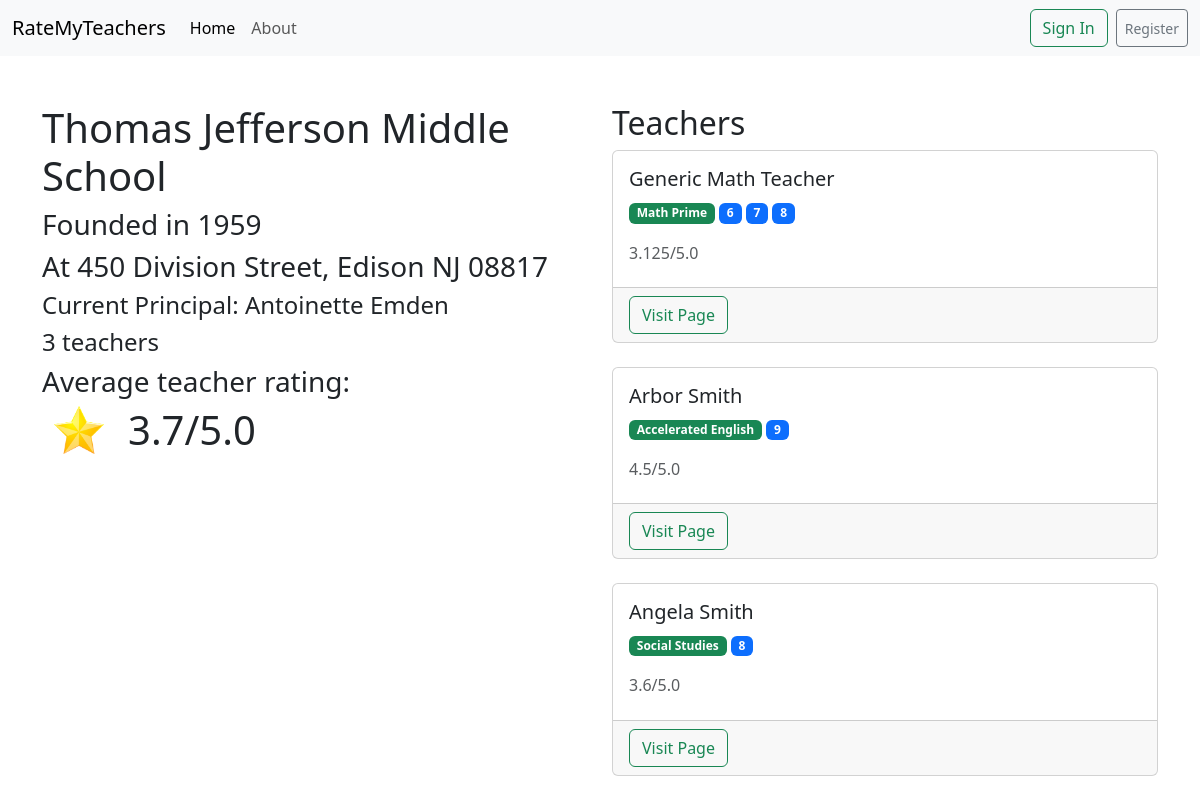
The page /info/school/1 on the database its author committed.
### school_teachers/models.py (models this page shows, shortened)
class School(models.Model):
    name = models.CharField(max_length=200)
    teachers = models.ManyToManyField('Teacher', blank=True, related_name='teachers')
    year_founded = models.IntegerField(blank=True)
    address = models.CharField(max_length=400, blank=True)
    principal = models.CharField(max_length=200, blank=True)

class Teacher(models.Model):
    name = models.CharField(max_length=200)
    teaching = models.CharField(max_length=200, blank=True)
    classes = models.JSONField(blank=True, default=list)
    grades = models.JSONField(blank=True, default=list)
    school = models.ForeignKey(School, on_delete=models.CASCADE)
    overall_rating = models.FloatField(blank=True, default=5.0)
    comments = models.JSONField(blank=True, default=list)

### school_teachers/views.py (the view)
# urls.py: path("school/<int:school_id>", views.school_info, name="register")
def school_info(request, school_id):
    try:
        school = School.objects.get(id=school_id)
    except School.DoesNotExist:
        return render(request, "base/404.html", status=404)
    context = {
        "school": school.name,
        "year_founded": school.year_founded if school.year_founded else "N/A",
        "address": school.address if school.address else "N/A",
        "principal": school.principal if school.principal else "N/A",
        "teachers": school.teachers.all(),
        "how_many_teachers": len(school.teachers.all()),
        "average_teacher_school_rating":
            round(sum([x.overall_rating for x in school.teachers.all()]) / len(school.teachers.all()), 1)
        }
    return render(request, "school_teachers/school_info.html", context=context)

### templates/school_teachers/school_info.html
{% extends "base/base.html" %}
{% load crispy_forms_tags %}
{% block content %}
    <br><br>
    <div class="container text-left">
        <div class="row">
            <div class="col">
                <h1>{{ school }}</h1>
                <h3>Founded in {{ year_founded }}</h3>
                <h3>At {{ address }}</h3>
                <h4>Current Principal: {{ principal }}</h4>
                <h4>{{ how_many_teachers }} teachers</h4>
                <h3>Average teacher rating:</h3>
                <div style="display: inline-block">
                    <div class="container text-center">
                        <div class="row">
                            <div class="col">
                                <img src="/static/favicon.png" width="50px" alt="star">
                            </div>
                            <div class="col">
                                <h1>{{ average_teacher_school_rating }}/5.0</h1>
                            </div>
                        </div>
                    </div>
                </div>
            </div>
            <div class="col">
                <h2>Teachers</h2>
                {% for teacher in teachers %}
                    <div class="card">
                        <div class="card-body">
                            <h5 class="card-title">{{ teacher.name }}</h5>
                            {% for class in teacher.classes %}
                                <span class="badge text-bg-success" style="">{{ class }}</span>
                            {% endfor %}
                            {% for grade in teacher.grades %}
                                <span class="badge text-bg-primary" style="">{{ grade }}</span>
                            {% endfor %}
                            <br><br>
                            <h6 class="card-subtitle mb-2 text-muted">{{ teacher.overall_rating }}/5.0</h6>
                        </div>
                        <div class="card-footer text-body-secondary">
                            <button class="btn btn-outline-success"
                                    onclick="document.location.href = '/info/teacher/{{ teacher.id }}'">Visit Page
                            </button>
                        </div>
                    </div>
                    <br>
                {% endfor %}
            </div>
        </div>
    </div>
{% endblock %}

### templates/base/base.html (shortened to what this page needs)
<!DOCTYPE html>
<html lang="en">
<head>
    <link href="https://cdn.jsdelivr.net/npm/bootstrap@5.3.0/dist/css/bootstrap.min.css" rel="stylesheet"
>
</head>
<body>
<nav class="navbar navbar-expand-lg bg-body-tertiary">
    <div class="container-fluid">
        <a class="navbar-brand" href="/">RateMyTeachers</a>
        <div class="collapse navbar-collapse" id="navbarSupportedContent">
            <ul class="navbar-nav me-auto mb-2 mb-lg-0">
                <li class="nav-item">
                    <a class="nav-link active" aria-current="page" href="#">Home</a>
                </li>
                <li class="nav-item">
                    <a class="nav-link" href="#">About</a>
                </li>
            </ul>
            <form class="d-flex">
                {% if not user.is_authenticated %}
                    <button class="btn btn-outline-success me-2" type="button"
                            onclick="document.location.href = '/accounts/login'">Sign In
                    </button>
                    <button class="btn btn-sm btn-outline-secondary" type="button"
                            onclick="document.location.href = '/accounts/register'">Register
                    </button>
                {% endif %}
            </form>
        </div>
    </div>
</nav>
{% block content %}
{% endblock %}
</body>
</html>

### rows shown on the page
School: name "Thomas Jefferson Middle School", address "450 Division Street, Edison NJ 08817", principal "Antoinette Emden"
Teacher: name "Generic Math Teacher", classes "Math Prime", grades "6" "7" "8", overall_rating "3.125"
Teacher: name "Arbor Smith", classes "Accelerated English", grades "9", overall_rating "4.5"
Teacher: name "Angela Smith", classes "Social Studies", grades "8", overall_rating "3.6"

### other values the page prints
{{ year_founded }} "1959"
{{ how_many_teachers }} "3"
{{ average_teacher_school_rating }} "3.7"
